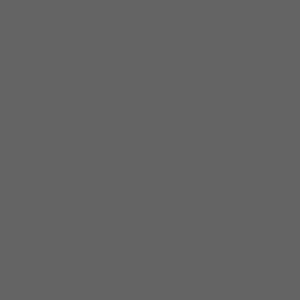
Frame 1 (no input)
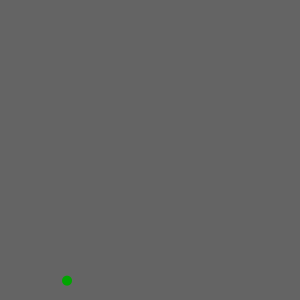
Frame 60 (the mouse pressed at the canvas centre just before this capture)
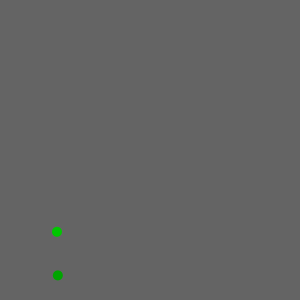
Frame 120 (the mouse held since frame 60 and released just before this capture)

The Processing sketch that drew these frames (run headless with seeded random() and noise(); from frame 60 on, the mouse is pressed at the canvas centre):

// Processing sketch: processing_23269
// ── processing_23269.pde

// Une nouvelle bibitte est generee a chaque seconde.
// Cliquer sur la bibitte pour l'eliminer.
 
ArrayList <Bibitte> bibittes;
 
int temps;
 
void setup() {
 
  size(300,300);
  smooth();
 
  // Un ArrayList est un objet
  bibittes = new ArrayList();
 
 
  temps = millis();
}
 
 
void draw() {
 
  background(100);
   
  // Ajouter une bibitte a chaque seconde
  if ( millis() - temps > 1000 ) {
    temps = temps + 1000;
    color c = color(0,random(256),0);
    Bibitte b = new Bibitte( random(width) , random(height) , c );
    bibittes.add(b);
  }
 
  for ( int i = 0 ; i < bibittes.size() ; i++ ) {
    Bibitte b =  bibittes.get(i);
    b.draw();
  }
   
}
 
void mousePressed() {
  // Il faut traverser l'ArrayList a l'envers lorsqu'on
  // prevoit retirer des elements
  for ( int i= bibittes.size() -1; i >= 0 ; i-- ) {
    Bibitte b = bibittes.get(i);
    float distance = dist(mouseX,mouseY,b.x,b.y);
    // Si la distance entre la souris et la bibitte
    // est moins de 5, on la retire.
    if ( distance  < 5)  {
      bibittes.remove(i);
    }
  }
}
 
 
class Bibitte {
  
 
 float x;
 float y;
 color c;
 
  Bibitte( float x , float y , color c ) {
    
   this.x = x;
   this.y = y;
   this.c = c;
     
  }
   
   
  void draw() {
     
    x = x + random(-2,2);
    y = y + random(-2,2);
     
    noStroke();
    fill(c);
    ellipse( x , y , 10 , 10 );
     
  }
   
   
   
}
